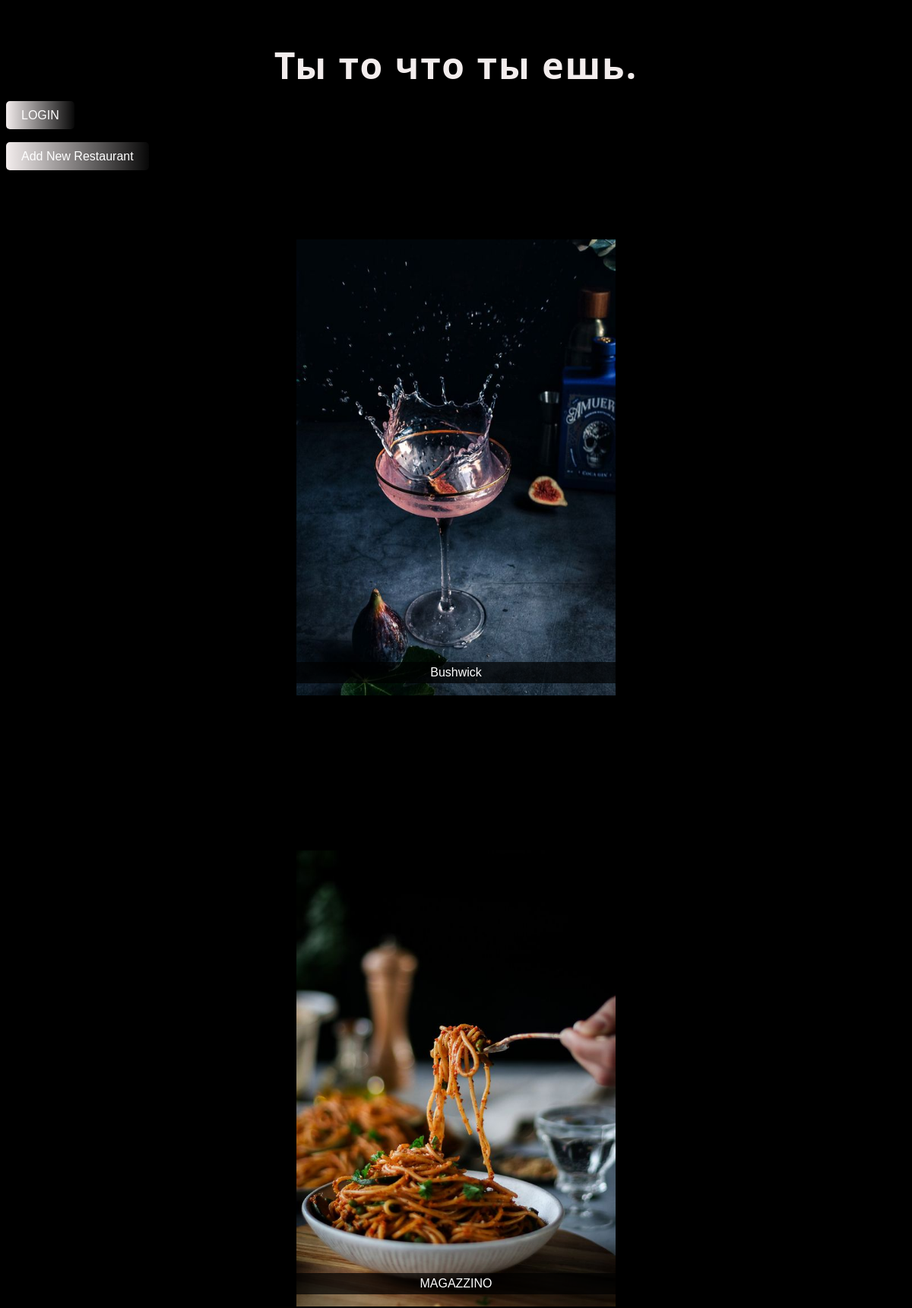
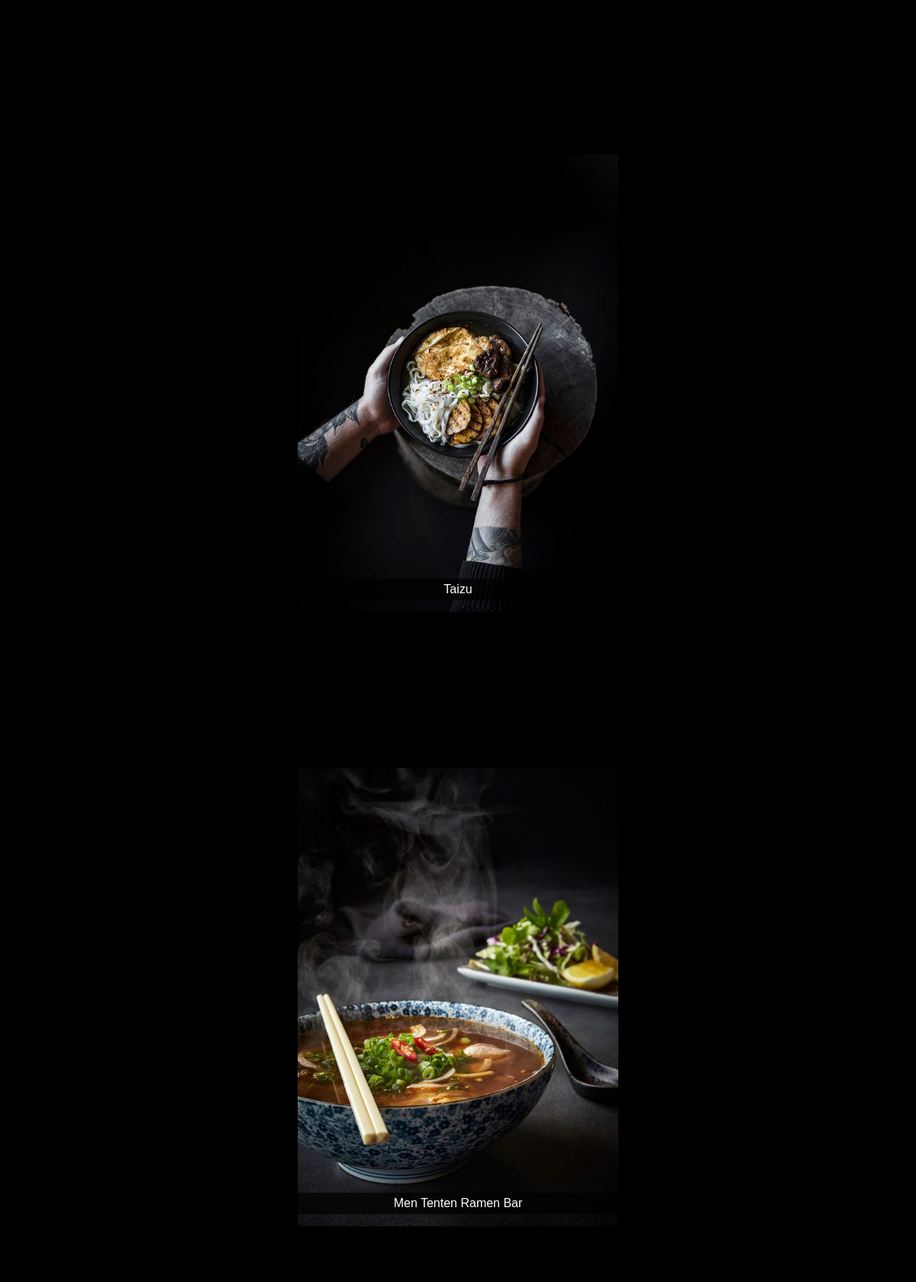
The page / (upper part) on the database its author committed (2 pictures, top to bottom).
### app.py (models this page shows)
class Restaurants(db.Model):
    id = db.Column(db.Integer, primary_key=True)
    name = db.Column(db.String(30), nullable=False, unique=False)
    poster = db.Column(db.String(300), nullable=True, unique=False)
    info = db.Column(db.String(300), nullable=False, unique=False)
    address = db.Column(db.String(99), nullable=False, unique=False)
    price_level = db.Column(db.String(30), nullable=False, unique=False)
    kitchen_type = db.Column(db.String(99), nullable=False, unique=False)
    happy_hour = db.Column(db.String(99), nullable=False, unique=False)
    style = db.Column(db.String(99), nullable=False, unique=False)
    opening_hours = db.Column(db.String(300), nullable=False, unique=False)
    site = db.Column(db.String(300), nullable=False, unique=False)
    wolt_review = db.Column(db.String(30), nullable=False, unique=False)

### app.py (the view)
@app.route('/')
def index():
    restaurants = Restaurants.query.all()
    for restaurant in restaurants:
        print(restaurant.poster)
    return render_template('index.html', restaurants=restaurants)

### templates/index.html (shortened to what this page needs)
<!DOCTYPE html>
<html lang="en">
<head>
</head>
<body>
            <div class="one"><h1><span class="title">Ты то что ты ешь.</span></h1></div>
            <div class="login"><a href="login">LOGIN</a></div>
            <br>
            <br>
            <div class="add"><a href="add_restaurant">Add New Restaurant</a></div>
    <div class="gallery">
        {% for restaurant in restaurants %}
            <a href="{{ url_for('rest', rest_id=restaurant.id) }}">
                {% if restaurant.poster %}
                    <img src="{{ url_for('static_files', filename=restaurant.poster) }}" alt="{{ restaurant.name }}" >
                {% else %}
                    <img src="static/food/emesh.jpg" alt="{{ restaurant.name }}" >
                {% endif %}
                <div class="caption">{{ restaurant.name}} </div>
            </a>
        {% endfor %}
    </div>
</body>
</html>

### templates/index.html (style rules this page uses)
body { background-color: black; color: white; font-family: Verdana, Helvetica, Arial, sans-serif; }
.one { text-align: center; margin-top: 50px; font-family: "Segoe UI", Tahoma, Geneva, Verdana, sans-serif; color: white; }
.title { font-size: 48px; font-weight: bold; letter-spacing: 2px; line-height: 1.5; color: #F3EDED; }
.login a, .add a { background-image: linear-gradient(to right, #F3EDED, #070707); color: #ffffff; padding: 10px 20px; border: none; border-radius: 5px; text-decoration: none; font-size: 16px; cursor: pointer; }
.gallery { display: flex; flex-wrap: wrap; justify-content: center; }
.gallery a { display: inline-block; position: relative; text-decoration: none; margin: 100px; cursor: pointer; }
.gallery img { width: 420px; height: 600px; }
.caption { position: absolute; bottom: 20px; left: 50%; transform: translateX(-50%); background-color: rgba(0, 0, 0, 0.7); padding: 5px 10px; text-align: center; width: 100%; color: white; font-family: Verdana, Helvetica, Arial, sans-serif }

### rows shown on the page
Restaurants: poster (picture), name "Bushwick"
Restaurants: poster (picture), name "MAGAZZINO"
Restaurants: poster (picture), name "Taizu"
Restaurants: poster (picture), name "Men Tenten Ramen Bar"
